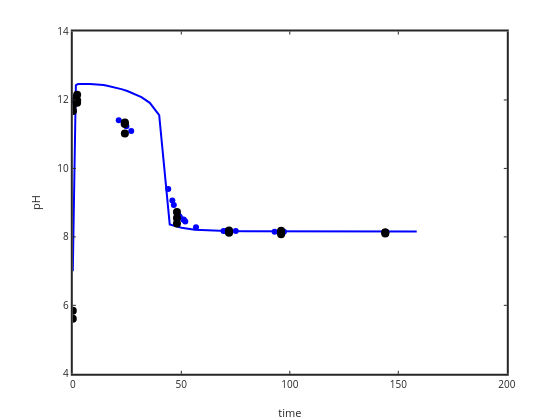

Notebook code cell kept with this figure:
### Code cell
plot(time,pHphreeqc,'b-','linewidth',2); ylabel('pH'); xlabel('time')
hold on
plot(timeres,pHres,'bo')
plot(sampletime,samplepH,'ko','markersize',8,'markerfacecolor','k')
set(gca,'linewidth',2)

### Figure 1 — Plotly figure (JSON) as saved in the notebook; plotly's stock layout.template omitted (floating-point values rounded to 4 significant figures)
{"data": [{"line": {"color": "rgb(0,0,255)", "dash": "solid", "width": 2}, "marker": {"color": "rgb(0,0,255)", "line": {"color": "rgb(0,0,255)"}, "size": 6, "symbol": "none"}, "mode": "lines", "name": "", "showlegend": false, "type": "scatter", "visibility": true, "x": [0, 1.122, 1.259, 1.413, 1.585, 1.778, 1.995, 2.239, 2.512, 2.818, 3.162, 3.548, 3.981, 4.467, 5.012, 5.623, 6.31, 7.079, 7.943, 8.913, 10, 11.22, 12.59, 14.13, 15.85, 17.78, 19.95, 22.39, 25.12, 28.18, 31.62, 35.48, 39.81, 44.67, 50.12, 56.23, 63.1, 70.79, 79.43, 89.13, 100, 112.2, 125.9, 141.3, 158.5], "xaxis": "x", "y": [7, 12.39, 12.41, 12.43, 12.44, 12.45, 12.46, 12.46, 12.47, 12.47, 12.47, 12.47, 12.47, 12.47, 12.47, 12.47, 12.47, 12.47, 12.47, 12.47, 12.46, 12.46, 12.45, 12.44, 12.42, 12.39, 12.36, 12.32, 12.26, 12.19, 12.08, 11.92, 11.56, 8.363, 8.266, 8.211, 8.183, 8.169, 8.163, 8.161, 8.16, 8.16, 8.16, 8.16, 8.16], "yaxis": "y"}, {"line": {"color": "rgb(0,0,255)", "width": 0.5}, "marker": {"color": "rgb(0,0,255)", "line": {"color": "rgb(0,0,255)"}, "size": 6, "symbol": "circle"}, "mode": "markers", "name": "", "showlegend": false, "type": "scatter", "visibility": true, "x": [0, 0, 0.13, 0.17, 0.47, 1.85, 2.07, 21.17, 23.43, 24.7, 26.92, 44, 45.87, 46.55, 47.92, 48.65, 49.3, 50.9, 51.2, 51.83, 56.78, 69.48, 70.32, 72.02, 75.08, 93, 97.3, 144.2], "xaxis": "x", "y": [5.84, 11.92, 11.96, 11.98, 11.99, 11.99, 11.99, 11.41, 11.3, 11.23, 11.09, 9.4, 9.06, 8.93, 8.73, 8.64, 8.59, 8.51, 8.5, 8.45, 8.28, 8.17, 8.17, 8.15, 8.17, 8.15, 8.15, 8.13], "yaxis": "y"}, {"line": {"color": "rgb(0,0,0)", "width": 0.5}, "marker": {"color": "rgb(0,0,0)", "line": {"color": "rgb(0,0,0)"}, "size": 8, "symbol": "circle"}, "mode": "markers", "name": "", "showlegend": false, "type": "scatter", "visibility": true, "x": [0, 0.1, 2, 24, 48, 72, 96, 144, 0, 0.1, 2, 24, 48, 72, 96, 144, 0, 0.1, 2, 24, 48, 72, 96, 144], "xaxis": "x", "y": [5.84, 11.96, 11.99, 11.3, 8.73, 8.15, 8.15, 8.13, 5.61, 12.04, 12.15, 11.34, 8.55, 8.12, 8.08, 8.1, 11.84, 11.68, 11.92, 11.02, 8.39, 8.19, 8.18, 8.13], "yaxis": "y"}], "layout": {"height": 420, "hovermode": "closest", "margin": {"b": 0, "l": 0, "r": 0, "t": 0}, "plot_bgcolor": "rgba(0,0,0,0)", "showlegend": false, "width": 560, "xaxis": {"anchor": "y", "autorange": false, "domain": [0.13, 0.905], "exponentformat": "none", "gridcolor": "rgba(38,38,38,0.15)", "gridwidth": 2, "linecolor": "rgb(38,38,38)", "linewidth": 2, "mirror": "ticks", "range": [0, 200], "showgrid": false, "showline": true, "side": "bottom", "spikedash": "solid", "spikemode": "across", "spikesides": false, "spikethickness": 1, "tickangle": 0, "tickcolor": "rgb(38,38,38)", "tickfont": {"color": "rgb(38,38,38)", "size": 10}, "ticklen": 3, "ticks": "inside", "ticktext": ["0", "50", "100", "150", "200"], "tickvals": [0, 50, 100, 150, 200], "title": {"font": {"color": "rgb(38,38,38)", "size": 11}, "text": "time"}, "type": "linear", "visible": true, "zeroline": false}, "yaxis": {"anchor": "x", "autorange": false, "domain": [0.11, 0.925], "exponentformat": "none", "gridcolor": "rgba(38,38,38,0.15)", "gridwidth": 2, "linecolor": "rgb(38,38,38)", "linewidth": 2, "mirror": "ticks", "range": [4, 14], "showgrid": false, "showline": true, "side": "left", "spikedash": "solid", "spikemode": "across", "spikesides": false, "spikethickness": 1, "tickangle": 0, "tickcolor": "rgb(38,38,38)", "tickfont": {"color": "rgb(38,38,38)", "size": 10}, "ticklen": 3, "ticks": "inside", "ticktext": ["4", "6", "8", "10", "12", "14"], "tickvals": [4, 6, 8, 10, 12, 14], "title": {"font": {"color": "rgb(38,38,38)", "size": 11}, "text": "pH"}, "type": "linear", "visible": true, "zeroline": false}}}
